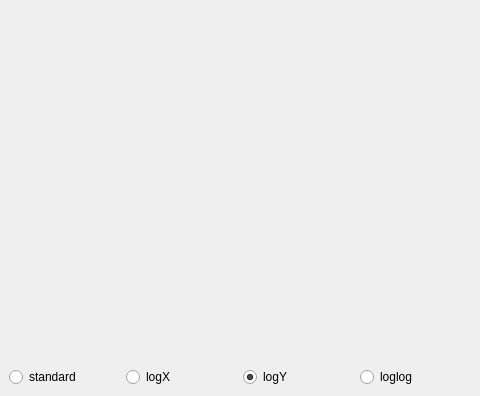
<?xml version="1.0" encoding="UTF-8"?>
<ui version="4.0">
 <class>SimFigure</class>
 <widget class="QFrame" name="SimFigure">
  <property name="geometry">
   <rect>
    <x>0</x>
    <y>0</y>
    <width>480</width>
    <height>396</height>
   </rect>
  </property>
  <property name="windowTitle">
   <string>Frame</string>
  </property>
  <layout class="QVBoxLayout" name="verticalLayout">
   <property name="spacing">
    <number>0</number>
   </property>
   <property name="leftMargin">
    <number>0</number>
   </property>
   <property name="topMargin">
    <number>0</number>
   </property>
   <property name="rightMargin">
    <number>0</number>
   </property>
   <property name="bottomMargin">
    <number>0</number>
   </property>
   <item>
    <widget class="QWidget" name="pltWidgetSpace" native="true">
     <property name="sizePolicy">
      <sizepolicy hsizetype="Preferred" vsizetype="Expanding">
       <horstretch>0</horstretch>
       <verstretch>0</verstretch>
      </sizepolicy>
     </property>
    </widget>
   </item>
   <item>
    <widget class="QFrame" name="axisControls">
     <property name="sizePolicy">
      <sizepolicy hsizetype="Preferred" vsizetype="Minimum">
       <horstretch>0</horstretch>
       <verstretch>0</verstretch>
      </sizepolicy>
     </property>
     <property name="frameShape">
      <enum>QFrame::NoFrame</enum>
     </property>
     <property name="frameShadow">
      <enum>QFrame::Raised</enum>
     </property>
     <layout class="QHBoxLayout" name="horizontalLayout">
      <item>
       <widget class="QRadioButton" name="btn_standard">
        <property name="text">
         <string>standard</string>
        </property>
        <property name="checked">
         <bool>false</bool>
        </property>
       </widget>
      </item>
      <item>
       <widget class="QRadioButton" name="btn_logX">
        <property name="text">
         <string>logX</string>
        </property>
       </widget>
      </item>
      <item>
       <widget class="QRadioButton" name="btn_logY">
        <property name="text">
         <string>logY</string>
        </property>
        <property name="checked">
         <bool>true</bool>
        </property>
       </widget>
      </item>
      <item>
       <widget class="QRadioButton" name="btn_loglog">
        <property name="text">
         <string>loglog</string>
        </property>
       </widget>
      </item>
     </layout>
    </widget>
   </item>
  </layout>
 </widget>
 <resources/>
 <connections>
  <connection>
   <sender>btn_logX</sender>
   <signal>clicked()</signal>
   <receiver>SimFigure</receiver>
   <slot>axisTypeChanged()</slot>
   <hints>
    <hint type="sourcelabel">
     <x>180</x>
     <y>377</y>
    </hint>
    <hint type="destinationlabel">
     <x>239</x>
     <y>197</y>
    </hint>
   </hints>
  </connection>
  <connection>
   <sender>btn_logY</sender>
   <signal>clicked()</signal>
   <receiver>SimFigure</receiver>
   <slot>axisTypeChanged()</slot>
   <hints>
    <hint type="sourcelabel">
     <x>297</x>
     <y>377</y>
    </hint>
    <hint type="destinationlabel">
     <x>239</x>
     <y>197</y>
    </hint>
   </hints>
  </connection>
  <connection>
   <sender>btn_loglog</sender>
   <signal>clicked()</signal>
   <receiver>SimFigure</receiver>
   <slot>axisTypeChanged()</slot>
   <hints>
    <hint type="sourcelabel">
     <x>414</x>
     <y>377</y>
    </hint>
    <hint type="destinationlabel">
     <x>239</x>
     <y>197</y>
    </hint>
   </hints>
  </connection>
  <connection>
   <sender>btn_standard</sender>
   <signal>clicked()</signal>
   <receiver>SimFigure</receiver>
   <slot>axisTypeChanged()</slot>
   <hints>
    <hint type="sourcelabel">
     <x>63</x>
     <y>377</y>
    </hint>
    <hint type="destinationlabel">
     <x>239</x>
     <y>197</y>
    </hint>
   </hints>
  </connection>
 </connections>
 <slots>
  <slot>axisTypeChanged()</slot>
 </slots>
</ui>
